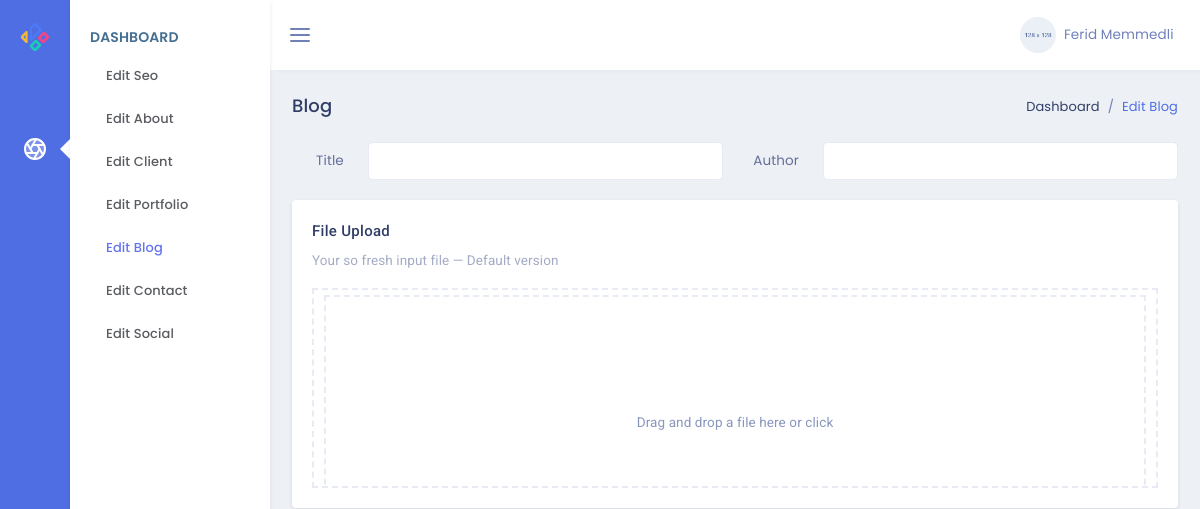
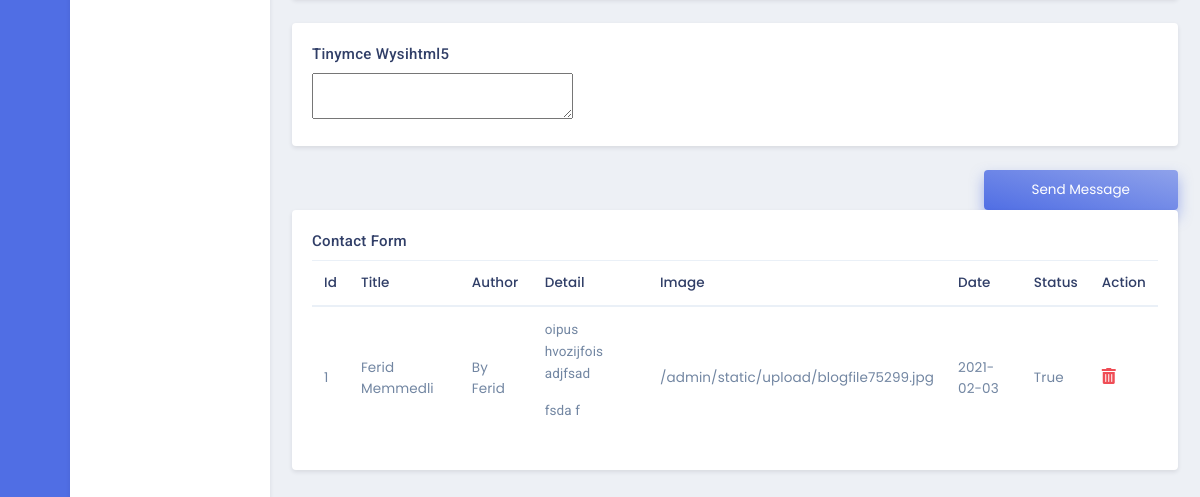
The app's page /admin/blog, older data (2 pictures, top to bottom).
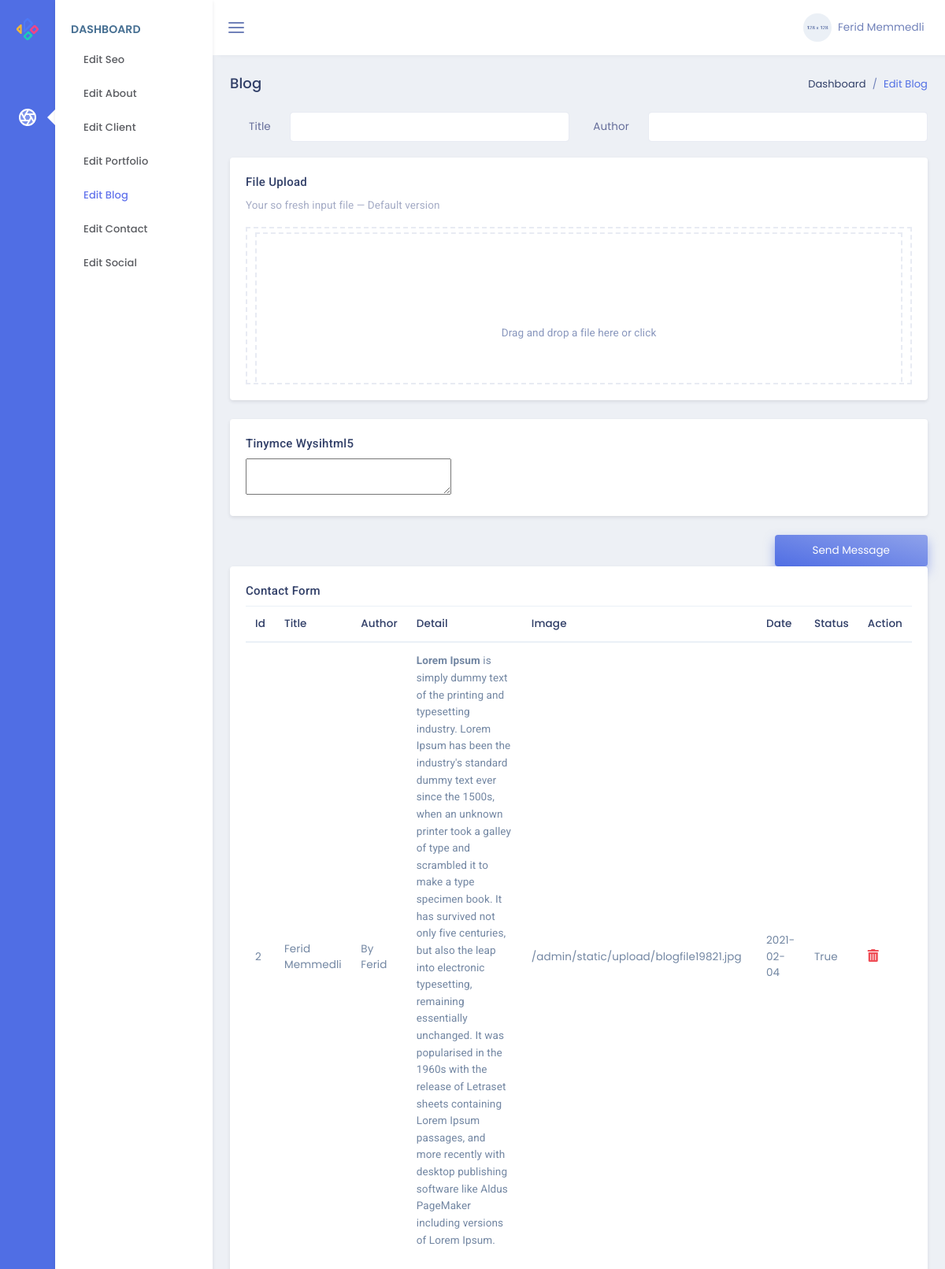
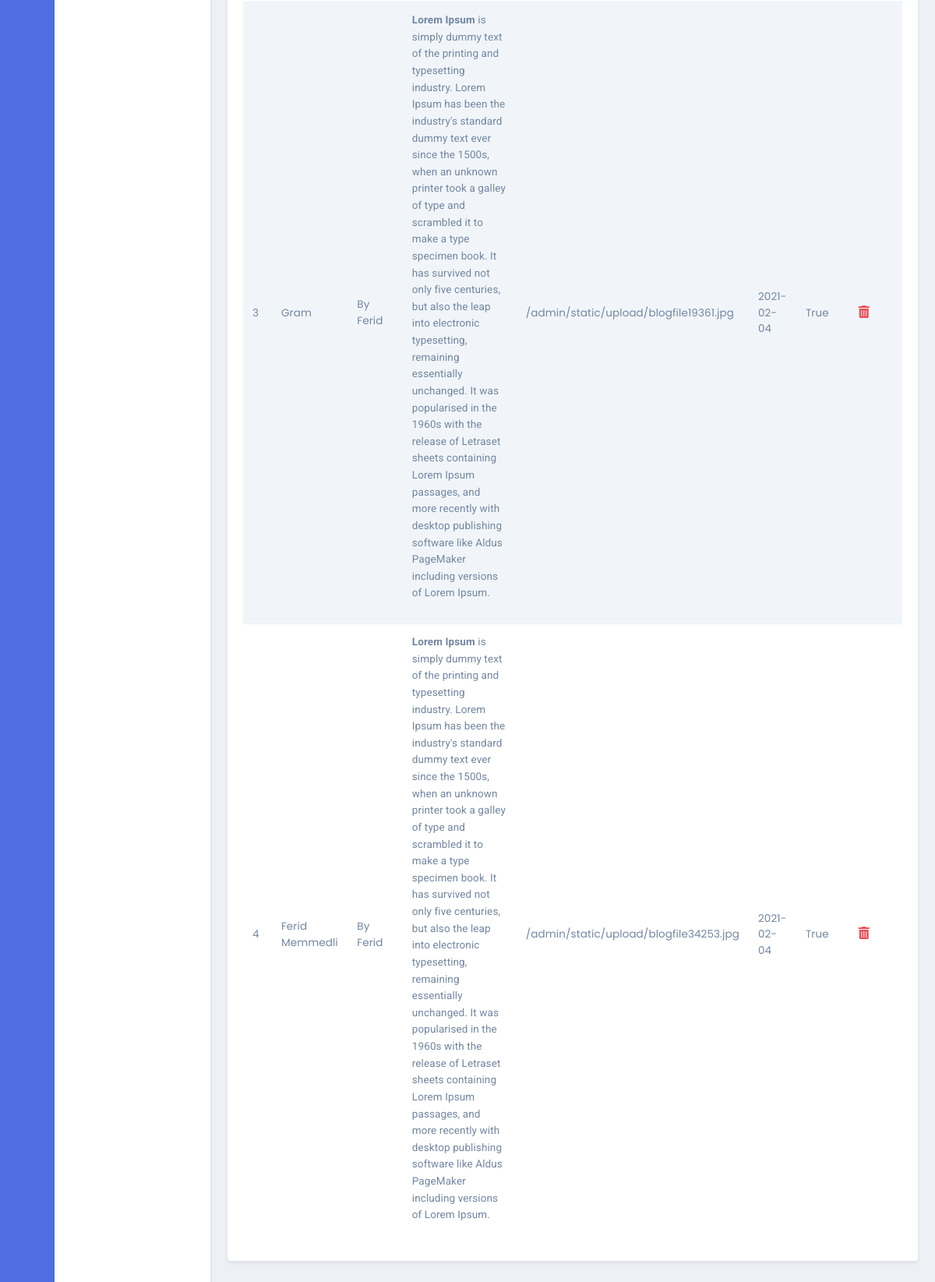
The same page, newer data (2 pictures, top to bottom).
### models.py (models this page shows, shortened)
class Blogs(db.Model):
    id = db.Column(db.Integer, primary_key=True)
    blogTitle = db.Column(db.String,nullable=False)
    blogDetail = db.Column(db.Text,nullable=False)
    blogAuthor = db.Column(db.String,nullable=False)
    blogDate = db.Column(db.Date,default=date.today())
    blogImage = db.Column(db.String,nullable=False)
    blogStatus = db.Column(db.Boolean)

### admin/routes.py (the view, shortened to what this page needs)
@admin.route('/blog',methods=['GET','POST'])
def adminBlog():
    blog=Blogs.query.all()
    return render_template('admin/editBlog.html',blog=blog)

### admin/templates/admin/editBlog.html (shortened to what this page needs)
{% extends "admin/layout.html" %}
{% block contentAdmin %}
<div class="row">
    <div class="col-sm-12">
        <div class="page-title-box">
            <div class="float-right">
                <ol class="breadcrumb">
                    <li class="breadcrumb-item"><a href="javascript:void(0);">Dashboard</a></li>
                    <li class="breadcrumb-item active">Edit Blog</li>
                </ol>
            </div>
            <h4 class="page-title">Blog</h4>
        </div>
    </div>
</div>
<form action="{{url_for('admin.adminBlog')}}" method="POST" class="row" enctype="multipart/form-data">
    <div class="col-lg-6">
        <div class="form-group row">
            <label for="example-text-input" class="col-sm-2 col-form-label text-right">Title</label>
            <div class="col-sm-10">
                <input class="form-control" name="title" type="text" id="example-text-input" required>
            </div>
        </div>
    </div>
    <div class="col-lg-6">
        <div class="form-group row">
            <label for="example-text-input" class="col-sm-2 col-form-label text-right">Author</label>
            <div class="col-sm-10">
                <input class="form-control" name="author" type="text" id="example-text-input" required>
            </div>
        </div>
    </div>
    <div class="col-lg-12">
        <div class="card">
            <div class="card-body">
                <h4 class="mt-0 header-title">File Upload</h4>
                <p class="text-muted mb-3">Your so fresh input file — Default version</p>
                <div class="dropify-wrapper">
                </div>
            </div>
        </div>
    </div>
    <div class="col-12">
        <div class="card">
            <div class="card-body">
                <h4 class="mt-0 header-title">Tinymce wysihtml5</h4>
                <textarea id="elm1" name="detail"></textarea>
            </div>
        </div>
    </div>
    <div class="col-sm-12 text-right">
        <button type="submit" class="btn btn-gradient-primary px-5 py-2">Send Message</button>
    </div>
</form>
<div class="row">
    <div class="col-lg-12">
        <div class="card">
            <div class="card-body">
                <h4 class="mt-0 header-title">Contact Form</h4>
                <div class="table-responsive">
                    <table class="table table-striped mb-0">
                        <thead>
                            <tr>
                                <th>Id</th>
                                <th>Title</th>
                                <th>Author</th>
                                <th>Detail</th>
                                <th>Image</th>
                                <th>Date</th>
                                <th>Status</th>
                                <th>Action</th>
                            </tr>
                        </thead>
                        <tbody>
                            {% for blog in blog %}
                            <tr>
                                <td>{{blog.id}}</td>
                                <td>{{blog.blogTitle}}</td>
                                <td>{{blog.blogAuthor}}</td>
                                <td>{{blog.blogDetail|safe}}</td>
                                <td>{{blog.blogImage}}</td>
                                <td>{{blog.blogDate}}</td>
                                <td>{{blog.blogStatus}}</td>
                                <td>
                                    <a href="/admin/deleteblog/{{blog.id}}"><i
                                            class="fas fa-trash-alt text-danger font-16"></i></a>
                                </td>
                            </tr>
                            {% endfor %}
                        </tbody>
                    </table>
                </div>
            </div>
        </div>
    </div>
</div>
{% endblock %}

### admin/templates/admin/layout.html (shortened to what this page needs)
<!DOCTYPE html>
<html lang="en">
<head>
    <link href="./static/plugins/dropify.min.css" rel="stylesheet">
    <link href="./static/assets/css/bootstrap.min.css" rel="stylesheet" type="text/css" />
    <link href="./static/assets/css/jquery-ui.min.css" rel="stylesheet">
    <link href="./static/assets/css/icons.min.css" rel="stylesheet" type="text/css" />
    <link href="./static/assets/css/metisMenu.min.css" rel="stylesheet" type="text/css" />
    <link href="./static/assets/css/app.min.css" rel="stylesheet" type="text/css" />
</head>
<body>
    <div class="leftbar-tab-menu">
        <div class="main-icon-menu">
            <a href="{{url_for('admin.adminPage')}}" class="logo logo-metrica d-block text-center">
                <span>
                    <img src="./static/assets/images/logo-sm.png" alt="logo-small" class="logo-sm">
                </span>
            </a>
            <nav class="nav">
                <a href="#MetricaProject" class="nav-link" data-toggle="tooltip-custom" data-placement="right" title=""
                    data-original-title="Project" data-trigger="hover">
                    <i data-feather="aperture" class="align-self-center menu-icon icon-dual"></i>
                </a>
            </nav>
        </div>
        <div class="main-menu-inner">
            <div class="menu-body slimscroll">
                <div id="MetricaProject" class="main-icon-menu-pane">
                    <div class="title-box">
                        <h6 class="menu-title">Dashboard</h6>
                    </div>
                    <ul class="nav">
                        <li class="nav-item"><a class="nav-link" href="{{url_for('admin.adminSeo')}}">Edit Seo</a></li>
                        <li class="nav-item"><a class="nav-link" href="{{url_for('admin.adminAbout')}}">Edit About</a></li>
                        <li class="nav-item"><a class="nav-link" href="{{url_for('admin.adminClient')}}">Edit Client</a></li>
                        <li class="nav-item"><a class="nav-link" href="#">Edit Portfolio</a></li>
                        <li class="nav-item"><a class="nav-link" href="{{url_for('admin.adminBlog')}}">Edit Blog</a>
                        </li>
                        <li class="nav-item"><a class="nav-link" href="{{url_for('admin.adminPage')}}">Edit Contact</a></li>
                        <li class="nav-item"><a class="nav-link" href="{{url_for('admin.adminSocial')}}">Edit Social</a></li>
                    </ul>
                </div>
            </div>
        </div>
    </div>
    <div class="topbar">
        <nav class="navbar-custom">
            <ul class="list-unstyled topbar-nav float-right mb-0">
                <li class="dropdown">
                    <a class="nav-link dropdown-toggle waves-effect waves-light nav-user" data-toggle="dropdown"
                        href="#" role="button" aria-haspopup="false" aria-expanded="false">
                        <img src="./static/assets/images/users/user-4.jpg" alt="profile-user" class="rounded-circle" />
                        <span class="ml-1 nav-user-name hidden-sm">Ferid Memmedli <i class="mdi mdi-chevron-down"></i> </span>
                    </a>
                </li>
            </ul>
            <ul class="list-unstyled topbar-nav mb-0">
                <li>
                    <button class="button-menu-mobile nav-link">
                        <i data-feather="menu" class="align-self-center"></i>
                    </button>
                </li>
            </ul>
        </nav>
    </div>
    <div class="page-wrapper">
        <div class="page-content-tab">
            <div class="container-fluid">
                {% block contentAdmin %}
                {% endblock %}
            </div>
        </div>
    </div>
</body>
</html>

Row changes from the older to the newer data that the page shows:
removed Blogs: id "1", blogTitle "Ferid Memmedli", blogAuthor "By Ferid", blogDetail "oipus hvozijfois adjfsad fsda f", blogImage "/admin/static/upload/blogfile75299.jpg", blogDate "2021-02-03", blogStatus "True"
added Blogs: id "2", blogTitle "Ferid Memmedli", blogAuthor "By Ferid", blogDetail "Lorem Ipsum is simply dummy text of the printing and typesetting industry. Lorem Ipsum has been the industry's standard dummy text ever since the 1500s, when an unknown printer took a galley of type and scrambled it to make a type specimen book. It has survived not only five centuries, but also the leap into electronic typesetting, remaining essentially unchanged. It was popularised in the 1960s with the release of Letraset sheets containing Lorem Ipsum passages, and more recently with desktop publishing software like Aldus PageMaker including versions of Lorem Ipsum.", blogImage "/admin/static/upload/blogfile19821.jpg", blogDate "2021-02-04", blogStatus "True"
added Blogs: id "3", blogTitle "Gram", blogAuthor "By Ferid", blogDetail "Lorem Ipsum is simply dummy text of the printing and typesetting industry. Lorem Ipsum has been the industry's standard dummy text ever since the 1500s, when an unknown printer took a galley of type and scrambled it to make a type specimen book. It has survived not only five centuries, but also the leap into electronic typesetting, remaining essentially unchanged. It was popularised in the 1960s with the release of Letraset sheets containing Lorem Ipsum passages, and more recently with desktop publishing software like Aldus PageMaker including versions of Lorem Ipsum.", blogImage "/admin/static/upload/blogfile19361.jpg", blogDate "2021-02-04", blogStatus "True"
added Blogs: id "4", blogTitle "Ferid Memmedli", blogAuthor "By Ferid", blogDetail "Lorem Ipsum is simply dummy text of the printing and typesetting industry. Lorem Ipsum has been the industry's standard dummy text ever since the 1500s, when an unknown printer took a galley of type and scrambled it to make a type specimen book. It has survived not only five centuries, but also the leap into electronic typesetting, remaining essentially unchanged. It was popularised in the 1960s with the release of Letraset sheets containing Lorem Ipsum passages, and more recently with desktop publishing software like Aldus PageMaker including versions of Lorem Ipsum.", blogImage "/admin/static/upload/blogfile34253.jpg", blogDate "2021-02-04", blogStatus "True"
